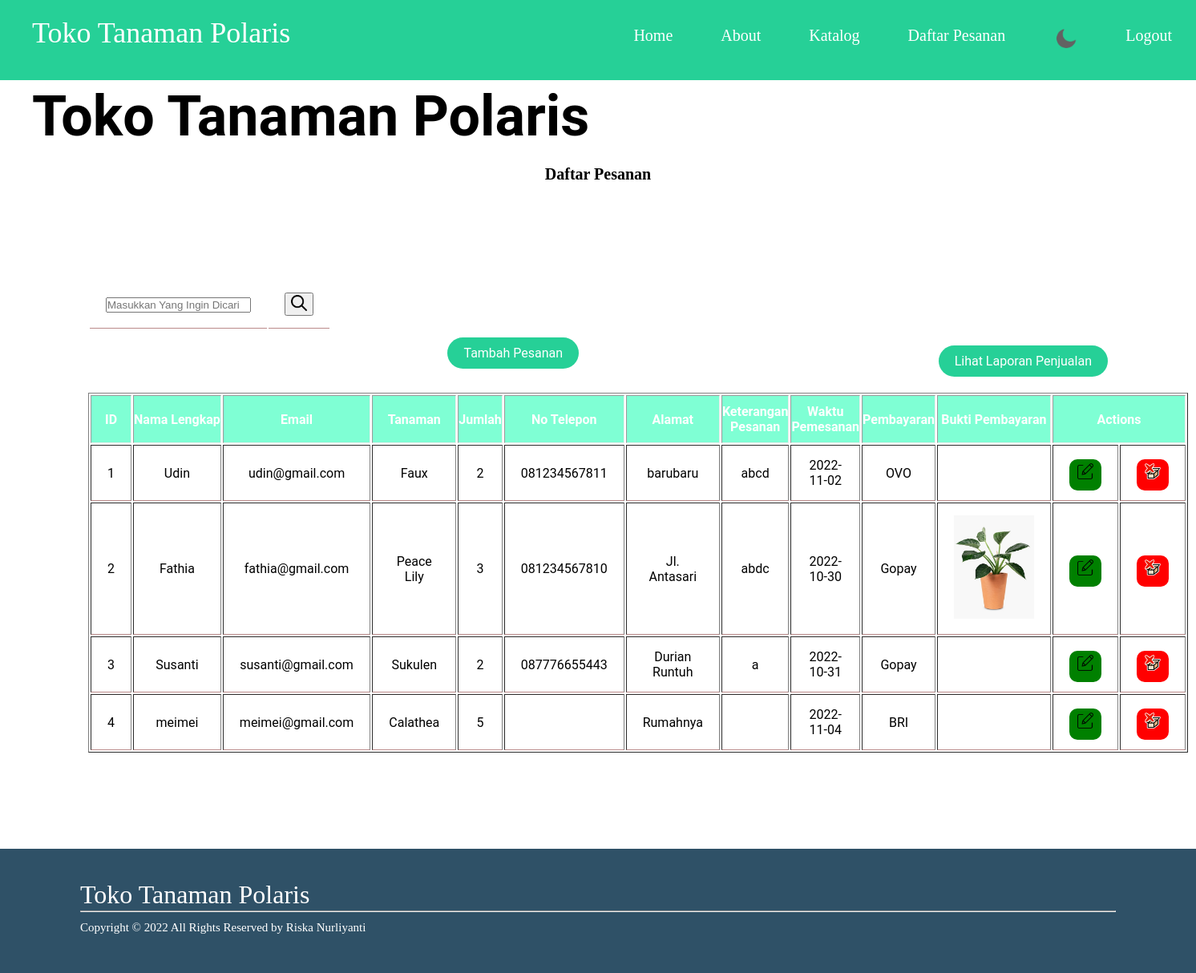
Screenshot of /daftarpesan.php with the database file from the repository.
### tables this page shows
CREATE TABLE `pemesanan` (
  `id` int(5) NOT NULL,
  `nama` varchar(30) NOT NULL,
  `email` varchar(30) NOT NULL,
  `tanaman` varchar(100) NOT NULL,
  `jumlah` int(11) NOT NULL,
  `telepon` varchar(15) NOT NULL,
  `alamat` varchar(50) NOT NULL,
  `keterangan` varchar(100) NOT NULL,
  `waktu_req` date NOT NULL,
  `pembayaran` varchar(10) NOT NULL,
  `nama_file` varchar(30) NOT NULL
);

### daftarpesan.php (the view, shortened to what this page needs)
<?php
    require 'config.php';
    $result = mysqli_query($db, "SELECT * FROM pemesanan");
?>
<!DOCTYPE html>
<html lang="en">
  <head>
    <link rel="stylesheet" href="stylesheet/pesanan.css" />
    <link rel="stylesheet" href="stylesheet/daftarpesanan.css" />
  </head>
  <body>
    <div class="header">
      <nav>
        <div class="header-logo">Toko Tanaman Polaris</div>
        <ul class="navbar">
          <li>
            <a href="index.html"> Home </a>
          </li>
          <li>
            <a class="about" href="about.html"> About </a>
          </li>
          <li>
            <a href="katalog.html"> Katalog </a>
          </li>
          <li>
            <a href="daftarpesan.php"> Daftar Pesanan </a>
          </li>
          <li>
            <img src="Assets/moon.png" alt="dark" id="icon" />
          </li>
          <li>
            <a href="logout.php"> Logout </a>
          </li>
        </ul>
      </nav>
    </div>
    <div class="main">
      <div class="copy-container">
        <div class="container">
          <br>
          <br>
          <br>
          <h1 id="sub-judul">Toko Tanaman Polaris</h1>
          <h3 class="tanaman-title"> Daftar Pesanan</h3>
        </div>
          <div class="request-daftar">
           <br>
           <form action="" method="GET">
            <table>
                <tr>
                  <td>
                    <div class="cari">
                      <input type="text" name="keyword" id="keyword" class="form-control" placeholder="Masukkan Yang Ingin Dicari">
                    </div>
                  </td>
                  <td>
                    <button type="submit" class="cari2" name='search'>
                    <img src="svg/search.png" width="20" height="20" class="bi bi-pencil-fill" viewBox="0 0 20 20">
                    </button>
                  </td>
                </tr>
              </table>
            </form>
           <br>
           <a href="pesanan.php" class="tambah">Tambah Pesanan</a>
        <a href="laporanpenjualan.php" class="laporanpenjualan">Lihat Laporan Penjualan</a>
            <table id="tabel" border = "1">
                <tr class="thead">
                    <th>ID</th>
                    <th nowrap>Nama Lengkap</th>
                    <th>Email</th>
                    <th>Tanaman</th>
                    <th>Jumlah</th>
                    <th>No Telepon</th>
                    <th>Alamat</th>
                    <th>Keterangan Pesanan</th>
                    <th>Waktu Pemesanan</th>
                    <th>Pembayaran</th>
                    <th> Bukti Pembayaran</th>
                    <th colspan="2">Actions</th>
                </tr>
                <?php
                    $i = 1;
                    while($row = mysqli_fetch_array($result)){
                ?>
                <tr>
                    <td><?=$i;?></td>
                    <td nowrap><?=$row['nama']?></td>
                    <td><?=$row['email']?></td>
                    <td><?=$row['tanaman']?></td>
                    <td><?=$row['jumlah']?></td>
                    <td><?=$row['telepon']?></td>
                    <td><?=$row['alamat']?></td>
                    <td><?=$row['keterangan']?></td>
                    <td><?=$row['waktu_req']?></td>
                    <td><?=$row['pembayaran']?></td>
                    <td> <img src = "gambar/<?=$row['nama_file']?>" alt="" width="100px">
                    <td class="edit">
                        <a href="edit.php?id=<?=$row['id'];?>">
                            <img src="svg/edit.png" width="20" height="20" class="bi bi-pencil-fill" viewBox="0 0 20 20">
                        </a>
                    </td>
                    <td class="hapus">
                        <a href="hapus.php?id=<?=$row['id'];?>">
                            <img src="svg/delete.png" width="20" height="20" class="bi bi-pencil-fill" viewBox="0 0 20 20">
                        </a>
                    </td>
                </tr>
                <?php
                    $i++;
                        }
                ?>
            </table>
          </div>
      </div>
    </div>
    <footer class="footer">
      <div class="footer-logo">Toko Tanaman Polaris</div>
      <hr />
      <p>Copyright &copy 2022 All Rights Reserved by Riska Nurliyanti</p>
    </footer>
  </body>
</html>

### stylesheet/pesanan.css (style rules this page uses)
html, body, ul, ol, li, h1, h2, h3, h4, h5, h6, p, form, input, div { margin: 0; padding: 0; }
:root { --primary-color: #26d097; --secondary-color: #fff; --body-color: #fff; }
body { font-family: "Avenir Next"; background-color: var(--body-color); }
nav { position: fixed; background: var(--primary-color); height: 100px; top: 0; left: 0; width: 100%; }
nav ul.navbar { float: right; margin: 0; padding: 0; display: block; }
nav ul.navbar li { display: inline-block; margin: 0 10px; }
nav ul.navbar li a { color: var(--secondary-color); font-size: 20px; text-decoration: none; }
#icon { width: 30px; cursor: pointer; }
.main { padding: 100px 80px; background-color: var(-secondary-color); }
#icon { width: px; cursor: pointer; }
.header-logo { color: var(--secondary-color); float: left; font-size: 36px; padding: 20px 40px; }
.tanaman-title { margin: 20px; text-align: center; font-size: 20px; }
.container h1 { font-size: 70px; font-family: "Roboto", sans-serif; }
.request-daftar { margin: 20px; padding: 50px; text-align: center; text-justify: left; justify-content: left; font-family: "Roboto", sans-serif; }
li { list-style: none; float: left; padding: 33px 20px; color: var(--secondary-color); }
.footer { background-color: #2f5167; color: var(--secondary-color); padding: 45px 100px; font-size: 15px; line-height: 24px; position: relative; bottom: 0; }
.footer-logo { font-size: 32px; margin-bottom: 20; }

### stylesheet/daftarpesanan.css (style rules this page uses)
table { margin-top: 30px; }
.thead { border: none; background-color: aquamarine; color: white; }
td, th { padding: 15px 20px; }
th { padding: 10px 0px; }
td { border-bottom: 1px solid rgb(187, 138, 138); }
table a { padding: 10px; border-radius: 10px; }
.edit a { background-color: green; color: white; }
.hapus a { background-color: red; color: white; }
.main { padding: 50px 40px; background-color: var(-secondary-color); }
.tambah { text-decoration: none; padding: 10px 20px; align-items: center; margin-top: 10px; border-radius: 25px; background-color: var(--primary-color); color: white; }
.laporanpenjualan { text-decoration: none; float:right; margin-top:10; margin-bottom:20px; padding: 10px 20px; border-radius: 25px; background-color: var(--primary-color); color: white; }

### rows the page displays
pemesanan: nama "Udin", email "udin@gmail.com", tanaman "Faux", jumlah "2", telepon "081234567811", alamat "barubaru", keterangan "abcd", waktu_req "2022-11-02", pembayaran "OVO"
pemesanan: nama "Fathia", email "fathia@gmail.com", tanaman "Peace Lily", jumlah "3", telepon "081234567810", alamat "Jl. Antasari", keterangan "abdc", waktu_req "2022-10-30", pembayaran "Gopay", nama_file (picture)
pemesanan: nama "Susanti", email "susanti@gmail.com", tanaman "Sukulen", jumlah "2", telepon "087776655443", alamat "Durian Runtuh", keterangan "a", waktu_req "2022-10-31", pembayaran "Gopay"
pemesanan: nama "meimei", email "meimei@gmail.com", tanaman "Calathea", jumlah "5", alamat "Rumahnya", waktu_req "2022-11-04", pembayaran "BRI"
